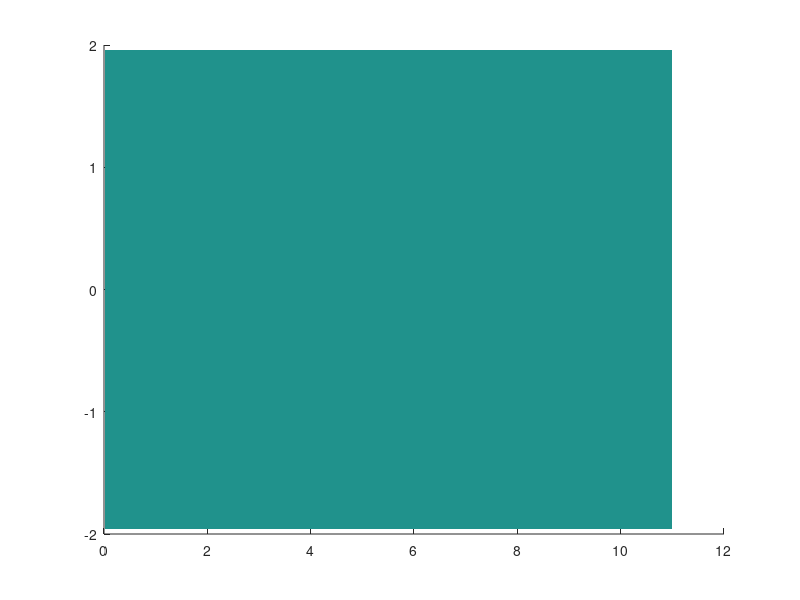

The MATLAB script that drew this image: (Note: this script raises an error after producing the figure.)
%
% Demonstrate GP regression with Matern covariance
%

%%
% Create the data
%

dt=1;
dtt=0.01;
sd=0.1;
TT = (1:1100) * dtt;
mi = 100:100:1000;
T = TT(mi);
X  = sin(T);
XX = sin(TT);
Y  = X + sd * randn(size(X));

clf;
plot(TT,XX,'--',T,Y,'o');
grid on;
axis([0 10 -1.5 1.5]);

%%
% Do basic GP regression
%
magnSigma2 = 1;
lengthScale = 1;
matern = @(tau) magnSigma2 * ...
    exp(-sqrt(3)*abs(tau)./lengthScale).*(sqrt(3)*abs(tau)/lengthScale+1);

count = 0;

clf;
for k=0:length(Y)
    if k == 0
        mu = zeros(size(TT));
        V = matern(0) * ones(size(TT));
    else
        K11 = zeros(k,k);
        for i=1:k
            for j=1:k
                K11(i,j) = matern(T(i)-T(j));
            end
        end
        K21 = zeros(length(TT),k);
        for i=1:size(K21,1)
            for j=1:k
                K21(i,j) = matern(TT(i) - T(j));
            end
        end
        mu = (K21 / (K11 + eye(k)*sd^2) * Y(1:k)')';
        V  = matern(0) - diag(K21 / (K11 + eye(k)*sd^2) * K21')';
    end

    clf;
    p=patch([TT fliplr(TT)], ...
            [mu + 1.96*sqrt(V) fliplr(mu - 1.96*sqrt(V))],1);
    set(p,'EdgeColor','none')
    hold on;
    alpha(0.5);
    h = plot(TT,XX,'k--',T,Y,'ro',TT,mu,'k-');
    set(h,'Linewidth',2);
    set(h,'MarkerSize',10);
    grid on;
    axis([0 11 -1.5 1.5]);

end

plot(TT,mu,TT,mu-1.96*sqrt(V),'--',TT,mu+1.96*sqrt(V),'--');

%%
% Matern in state-space form
%
    % Derived constants
    lambda = sqrt(3)/lengthScale;
  
    % Feedback matrix
    F = [0,          1;
         -lambda^2,  -2*lambda];

    % Noise effect matrix
    L = [0;   1];

    % Spectral density
    Qc = 12*sqrt(3)/lengthScale^3*magnSigma2;

    % Observation model
    H = [1,   0];
  
    Pinf = are(F',zeros(size(F)),L*Qc*L');

    kf_mu = [];
    kf_V  = [];
    
    m = [0;0];
    P = Pinf;

    MM = zeros(size(m,1),length(TT));
    PP = zeros(size(P,1),size(P,2),length(TT));
    
    [A,Q] = lti_disc(F,L,Qc,TT(2)-TT(1));
    
    count = 0;
    for k=1:length(TT)
        m = A*m;
        P = A*P*A' + Q;
        i = find(mi == k);

        if ~isempty(i)
            y = Y(i);
            S = H*P*H' + sd^2;
            K = P * H' / S;
            m = m + K * (y - H*m);
            P = P - K * S * K';

        end
        
        MM(:,k) = m;
        PP(:,:,k) = P;
        
        kf_mu = [kf_mu m(1)];
        kf_V  = [kf_V  P(1,1)];
        
        if ~isempty(i) || k == length(TT)
            clf;
            p=patch([TT(1:k) fliplr(TT(1:k))], ...
                    [kf_mu + 1.96*sqrt(kf_V) fliplr(kf_mu - 1.96*sqrt(kf_V))],1);
            set(p,'EdgeColor','none')
            hold on;
            alpha(0.5);
            h = plot(TT,XX,'k--',T,Y,'ro',TT(1:k),kf_mu,'k-');
            set(h,'Linewidth',2);
            set(h,'MarkerSize',10);
            grid on;
            axis([0 11 -1.5 1.5]);
            
        end
    end
    
    MS = MM;
    PS = PP;
    ms = m;
    Ps = P;
    
    ks_mu = m(1);
    ks_V  = P(1,1);

    count = 0;
    
    for k=size(MM,2)-1:-1:1
        m = MM(:,k);
        P = PP(:,:,k);

        mp = A*m;
        Pp = A*P*A' + Q;

        G = P*A'/Pp;
        ms = m + G * (ms - mp);
        Ps = P + G * (Ps - Pp) * G';
        
        MS(:,k) = ms;
        PS(:,:,k) = Ps;
        
        ks_mu = [ms(1) ks_mu];
        ks_V  = [Ps(1,1) ks_V];
        
        i = find(mi == k);
        if ~isempty(i) || k == 1
            clf;
            p=patch([TT(k:end) fliplr(TT(k:end))], ...
                    [ks_mu + 1.96*sqrt(ks_V) fliplr(ks_mu - 1.96*sqrt(ks_V))],1);
            set(p,'EdgeColor','none')
            hold on;
            alpha(0.5);
            h = plot(TT,XX,'k--',T,Y,'ro',TT(k:end),ks_mu,'k-');
            set(h,'Linewidth',2);
            set(h,'MarkerSize',10);
            grid on;
            axis([0 11 -1.5 1.5]);
            
        end
        
    end
    
    plot(TT,mu,TT,ks_mu-1.96*sqrt(V),'--',TT,ks_mu+1.96*sqrt(V),'--');
